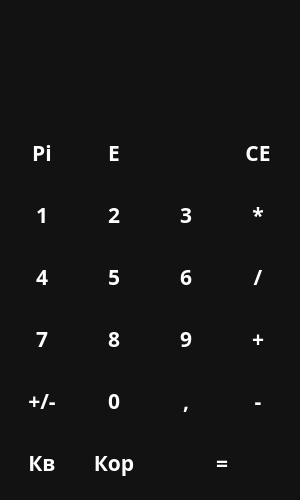
<?xml version="1.0" encoding="UTF-8"?>
<ui version="4.0">
 <class>MainWindow</class>
 <widget class="QMainWindow" name="MainWindow">
  <property name="geometry">
   <rect>
    <x>0</x>
    <y>0</y>
    <width>300</width>
    <height>500</height>
   </rect>
  </property>
  <property name="minimumSize">
   <size>
    <width>300</width>
    <height>500</height>
   </size>
  </property>
  <property name="windowTitle">
   <string>Калькулятор</string>
  </property>
  <property name="windowIcon">
   <iconset resource="res.qrc">
    <normaloff>:/icon/calc.png</normaloff>:/icon/calc.png</iconset>
  </property>
  <property name="styleSheet">
   <string notr="true">QWidget {
	
	color: white;
	background-color: #121212;
	font-family: Rubik;
	font-size:16pt;
	font-weight: 600;
}

QPushButton {
	background-color: transparent;
	border: none
}

QPushButton {
	background-color: transparent;
	border: none;
}

QPushButton:hover {
	background-color: #666;
}

QPushButton:pressed {
	background-color: #888;	
}</string>
  </property>
  <widget class="QWidget" name="centralwidget">
   <layout class="QVBoxLayout" name="verticalLayout">
    <item>
     <widget class="QLabel" name="label">
      <property name="sizePolicy">
       <sizepolicy hsizetype="Preferred" vsizetype="Maximum">
        <horstretch>0</horstretch>
        <verstretch>0</verstretch>
       </sizepolicy>
      </property>
      <property name="styleSheet">
       <string notr="true">color: #888</string>
      </property>
      <property name="text">
       <string/>
      </property>
      <property name="alignment">
       <set>Qt::AlignRight|Qt::AlignTrailing|Qt::AlignVCenter</set>
      </property>
     </widget>
    </item>
    <item>
     <widget class="QLineEdit" name="lineEdit">
      <property name="sizePolicy">
       <sizepolicy hsizetype="Preferred" vsizetype="Maximum">
        <horstretch>0</horstretch>
        <verstretch>0</verstretch>
       </sizepolicy>
      </property>
      <property name="styleSheet">
       <string notr="true">font-size: 40pt;
border: none</string>
      </property>
      <property name="maxLength">
       <number>10</number>
      </property>
      <property name="alignment">
       <set>Qt::AlignRight|Qt::AlignTrailing|Qt::AlignVCenter</set>
      </property>
      <property name="readOnly">
       <bool>true</bool>
      </property>
     </widget>
    </item>
    <item>
     <layout class="QGridLayout" name="gridLayout">
      <item row="6" column="0">
       <widget class="QPushButton" name="btn_sqrt">
        <property name="sizePolicy">
         <sizepolicy hsizetype="Expanding" vsizetype="Expanding">
          <horstretch>0</horstretch>
          <verstretch>0</verstretch>
         </sizepolicy>
        </property>
        <property name="cursor">
         <cursorShape>PointingHandCursor</cursorShape>
        </property>
        <property name="text">
         <string>Кв</string>
        </property>
        <property name="shortcut">
         <string>(</string>
        </property>
       </widget>
      </item>
      <item row="1" column="0">
       <widget class="QPushButton" name="btn1">
        <property name="sizePolicy">
         <sizepolicy hsizetype="Expanding" vsizetype="Expanding">
          <horstretch>0</horstretch>
          <verstretch>0</verstretch>
         </sizepolicy>
        </property>
        <property name="cursor">
         <cursorShape>PointingHandCursor</cursorShape>
        </property>
        <property name="text">
         <string>1</string>
        </property>
        <property name="shortcut">
         <string>1</string>
        </property>
       </widget>
      </item>
      <item row="1" column="2">
       <widget class="QPushButton" name="btn3">
        <property name="sizePolicy">
         <sizepolicy hsizetype="Expanding" vsizetype="Expanding">
          <horstretch>0</horstretch>
          <verstretch>0</verstretch>
         </sizepolicy>
        </property>
        <property name="cursor">
         <cursorShape>PointingHandCursor</cursorShape>
        </property>
        <property name="text">
         <string>3</string>
        </property>
        <property name="shortcut">
         <string>3</string>
        </property>
       </widget>
      </item>
      <item row="0" column="0">
       <widget class="QPushButton" name="btn_pi">
        <property name="sizePolicy">
         <sizepolicy hsizetype="Expanding" vsizetype="Expanding">
          <horstretch>0</horstretch>
          <verstretch>0</verstretch>
         </sizepolicy>
        </property>
        <property name="cursor">
         <cursorShape>PointingHandCursor</cursorShape>
        </property>
        <property name="text">
         <string>Pi</string>
        </property>
       </widget>
      </item>
      <item row="0" column="1">
       <widget class="QPushButton" name="btn_e">
        <property name="sizePolicy">
         <sizepolicy hsizetype="Expanding" vsizetype="Expanding">
          <horstretch>0</horstretch>
          <verstretch>0</verstretch>
         </sizepolicy>
        </property>
        <property name="cursor">
         <cursorShape>PointingHandCursor</cursorShape>
        </property>
        <property name="text">
         <string>E</string>
        </property>
       </widget>
      </item>
      <item row="2" column="1">
       <widget class="QPushButton" name="btn5">
        <property name="sizePolicy">
         <sizepolicy hsizetype="Expanding" vsizetype="Expanding">
          <horstretch>0</horstretch>
          <verstretch>0</verstretch>
         </sizepolicy>
        </property>
        <property name="cursor">
         <cursorShape>PointingHandCursor</cursorShape>
        </property>
        <property name="text">
         <string>5</string>
        </property>
        <property name="shortcut">
         <string/>
        </property>
       </widget>
      </item>
      <item row="1" column="1">
       <widget class="QPushButton" name="btn2">
        <property name="sizePolicy">
         <sizepolicy hsizetype="Expanding" vsizetype="Expanding">
          <horstretch>0</horstretch>
          <verstretch>0</verstretch>
         </sizepolicy>
        </property>
        <property name="cursor">
         <cursorShape>PointingHandCursor</cursorShape>
        </property>
        <property name="text">
         <string>2</string>
        </property>
        <property name="shortcut">
         <string>2</string>
        </property>
       </widget>
      </item>
      <item row="0" column="2">
       <widget class="QPushButton" name="btn_back">
        <property name="sizePolicy">
         <sizepolicy hsizetype="Expanding" vsizetype="Expanding">
          <horstretch>0</horstretch>
          <verstretch>0</verstretch>
         </sizepolicy>
        </property>
        <property name="cursor">
         <cursorShape>PointingHandCursor</cursorShape>
        </property>
        <property name="text">
         <string/>
        </property>
        <property name="icon">
         <iconset resource="res.qrc">
          <normaloff>:/icon/back.png</normaloff>:/icon/back.png</iconset>
        </property>
       </widget>
      </item>
      <item row="2" column="2">
       <widget class="QPushButton" name="btn6">
        <property name="sizePolicy">
         <sizepolicy hsizetype="Expanding" vsizetype="Expanding">
          <horstretch>0</horstretch>
          <verstretch>0</verstretch>
         </sizepolicy>
        </property>
        <property name="cursor">
         <cursorShape>PointingHandCursor</cursorShape>
        </property>
        <property name="text">
         <string>6</string>
        </property>
        <property name="shortcut">
         <string>6</string>
        </property>
       </widget>
      </item>
      <item row="3" column="0">
       <widget class="QPushButton" name="btn7">
        <property name="sizePolicy">
         <sizepolicy hsizetype="Expanding" vsizetype="Expanding">
          <horstretch>0</horstretch>
          <verstretch>0</verstretch>
         </sizepolicy>
        </property>
        <property name="cursor">
         <cursorShape>PointingHandCursor</cursorShape>
        </property>
        <property name="text">
         <string>7</string>
        </property>
       </widget>
      </item>
      <item row="3" column="1">
       <widget class="QPushButton" name="btn8">
        <property name="sizePolicy">
         <sizepolicy hsizetype="Expanding" vsizetype="Expanding">
          <horstretch>0</horstretch>
          <verstretch>0</verstretch>
         </sizepolicy>
        </property>
        <property name="cursor">
         <cursorShape>PointingHandCursor</cursorShape>
        </property>
        <property name="text">
         <string>8</string>
        </property>
        <property name="shortcut">
         <string>8</string>
        </property>
       </widget>
      </item>
      <item row="3" column="2">
       <widget class="QPushButton" name="btn9">
        <property name="sizePolicy">
         <sizepolicy hsizetype="Expanding" vsizetype="Expanding">
          <horstretch>0</horstretch>
          <verstretch>0</verstretch>
         </sizepolicy>
        </property>
        <property name="cursor">
         <cursorShape>PointingHandCursor</cursorShape>
        </property>
        <property name="text">
         <string>9</string>
        </property>
       </widget>
      </item>
      <item row="2" column="0">
       <widget class="QPushButton" name="btn4">
        <property name="sizePolicy">
         <sizepolicy hsizetype="Expanding" vsizetype="Expanding">
          <horstretch>0</horstretch>
          <verstretch>0</verstretch>
         </sizepolicy>
        </property>
        <property name="cursor">
         <cursorShape>PointingHandCursor</cursorShape>
        </property>
        <property name="text">
         <string>4</string>
        </property>
       </widget>
      </item>
      <item row="1" column="3">
       <widget class="QPushButton" name="btn_mult">
        <property name="sizePolicy">
         <sizepolicy hsizetype="Expanding" vsizetype="Expanding">
          <horstretch>0</horstretch>
          <verstretch>0</verstretch>
         </sizepolicy>
        </property>
        <property name="cursor">
         <cursorShape>PointingHandCursor</cursorShape>
        </property>
        <property name="text">
         <string>*</string>
        </property>
        <property name="shortcut">
         <string>*</string>
        </property>
       </widget>
      </item>
      <item row="2" column="3">
       <widget class="QPushButton" name="btn_div">
        <property name="sizePolicy">
         <sizepolicy hsizetype="Expanding" vsizetype="Expanding">
          <horstretch>0</horstretch>
          <verstretch>0</verstretch>
         </sizepolicy>
        </property>
        <property name="cursor">
         <cursorShape>PointingHandCursor</cursorShape>
        </property>
        <property name="text">
         <string>/</string>
        </property>
        <property name="shortcut">
         <string>/</string>
        </property>
       </widget>
      </item>
      <item row="3" column="3">
       <widget class="QPushButton" name="btn_plus">
        <property name="sizePolicy">
         <sizepolicy hsizetype="Expanding" vsizetype="Expanding">
          <horstretch>0</horstretch>
          <verstretch>0</verstretch>
         </sizepolicy>
        </property>
        <property name="cursor">
         <cursorShape>PointingHandCursor</cursorShape>
        </property>
        <property name="text">
         <string>+</string>
        </property>
        <property name="shortcut">
         <string>+</string>
        </property>
       </widget>
      </item>
      <item row="0" column="3">
       <widget class="QPushButton" name="btn_ce">
        <property name="sizePolicy">
         <sizepolicy hsizetype="Expanding" vsizetype="Expanding">
          <horstretch>0</horstretch>
          <verstretch>0</verstretch>
         </sizepolicy>
        </property>
        <property name="cursor">
         <cursorShape>PointingHandCursor</cursorShape>
        </property>
        <property name="text">
         <string>CE</string>
        </property>
       </widget>
      </item>
      <item row="4" column="1">
       <widget class="QPushButton" name="btn0">
        <property name="sizePolicy">
         <sizepolicy hsizetype="Expanding" vsizetype="Expanding">
          <horstretch>0</horstretch>
          <verstretch>0</verstretch>
         </sizepolicy>
        </property>
        <property name="cursor">
         <cursorShape>PointingHandCursor</cursorShape>
        </property>
        <property name="text">
         <string>0</string>
        </property>
        <property name="shortcut">
         <string>0</string>
        </property>
       </widget>
      </item>
      <item row="4" column="3">
       <widget class="QPushButton" name="btn_minus">
        <property name="sizePolicy">
         <sizepolicy hsizetype="Expanding" vsizetype="Expanding">
          <horstretch>0</horstretch>
          <verstretch>0</verstretch>
         </sizepolicy>
        </property>
        <property name="cursor">
         <cursorShape>PointingHandCursor</cursorShape>
        </property>
        <property name="text">
         <string>-</string>
        </property>
        <property name="shortcut">
         <string>-</string>
        </property>
       </widget>
      </item>
      <item row="4" column="0">
       <widget class="QPushButton" name="btn_sign">
        <property name="sizePolicy">
         <sizepolicy hsizetype="Expanding" vsizetype="Expanding">
          <horstretch>0</horstretch>
          <verstretch>0</verstretch>
         </sizepolicy>
        </property>
        <property name="cursor">
         <cursorShape>PointingHandCursor</cursorShape>
        </property>
        <property name="text">
         <string>+/-</string>
        </property>
       </widget>
      </item>
      <item row="4" column="2">
       <widget class="QPushButton" name="btn_comma">
        <property name="sizePolicy">
         <sizepolicy hsizetype="Expanding" vsizetype="Expanding">
          <horstretch>0</horstretch>
          <verstretch>0</verstretch>
         </sizepolicy>
        </property>
        <property name="cursor">
         <cursorShape>PointingHandCursor</cursorShape>
        </property>
        <property name="text">
         <string>,</string>
        </property>
       </widget>
      </item>
      <item row="6" column="1">
       <widget class="QPushButton" name="pushButton">
        <property name="sizePolicy">
         <sizepolicy hsizetype="Expanding" vsizetype="Expanding">
          <horstretch>0</horstretch>
          <verstretch>0</verstretch>
         </sizepolicy>
        </property>
        <property name="cursor">
         <cursorShape>PointingHandCursor</cursorShape>
        </property>
        <property name="text">
         <string>Кор</string>
        </property>
        <property name="shortcut">
         <string>)</string>
        </property>
       </widget>
      </item>
      <item row="6" column="2" colspan="2">
       <widget class="QPushButton" name="btn_eq">
        <property name="sizePolicy">
         <sizepolicy hsizetype="Expanding" vsizetype="Expanding">
          <horstretch>0</horstretch>
          <verstretch>0</verstretch>
         </sizepolicy>
        </property>
        <property name="cursor">
         <cursorShape>PointingHandCursor</cursorShape>
        </property>
        <property name="text">
         <string>=</string>
        </property>
       </widget>
      </item>
     </layout>
    </item>
   </layout>
  </widget>
 </widget>
 <resources>
  <include location="res.qrc"/>
 </resources>
 <connections/>
</ui>
